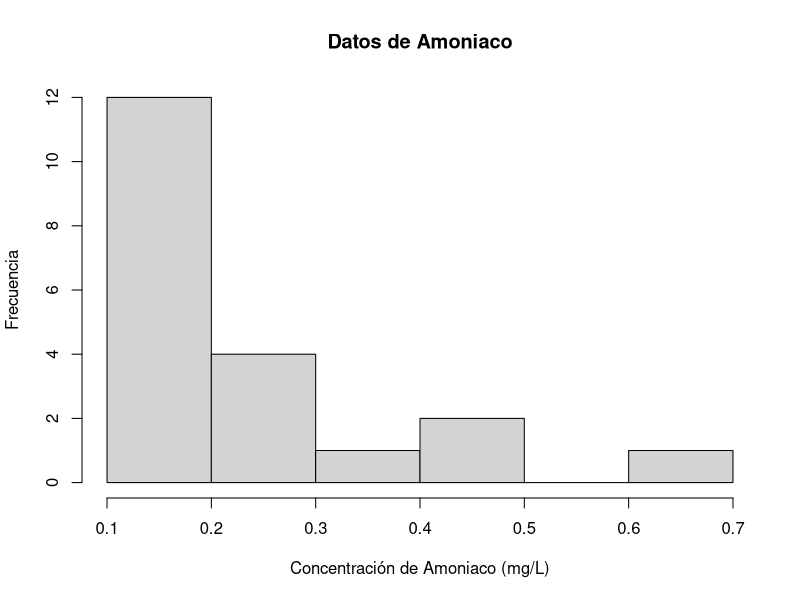
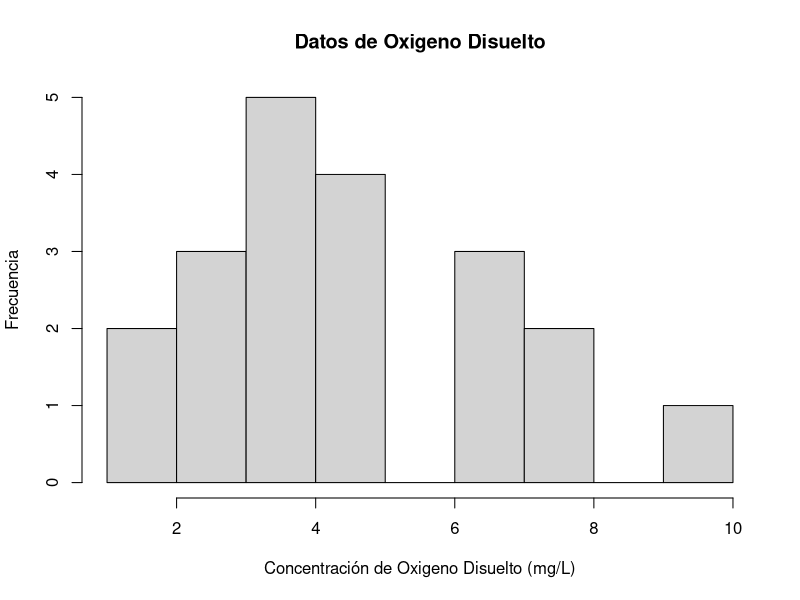
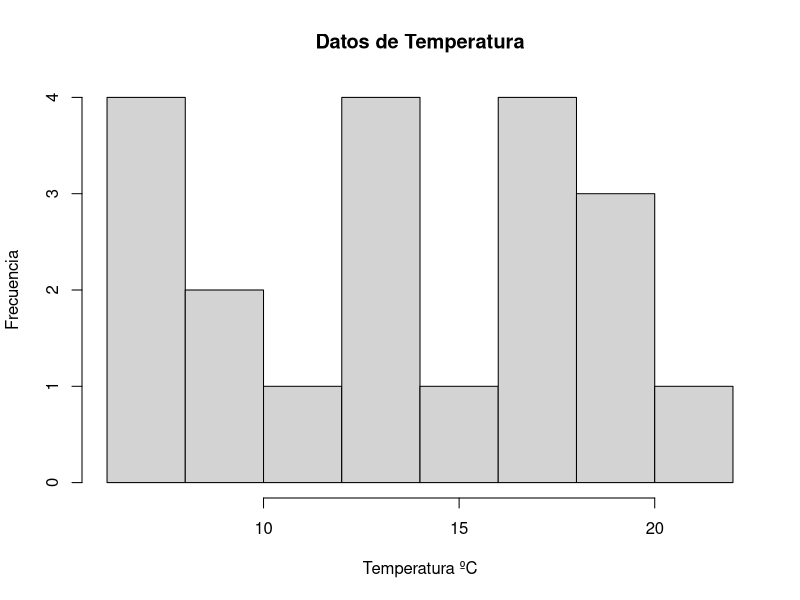
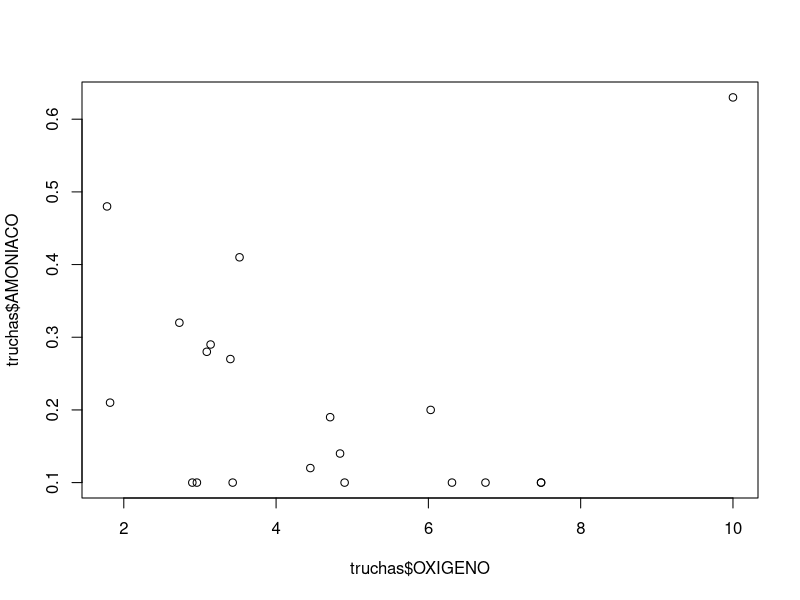
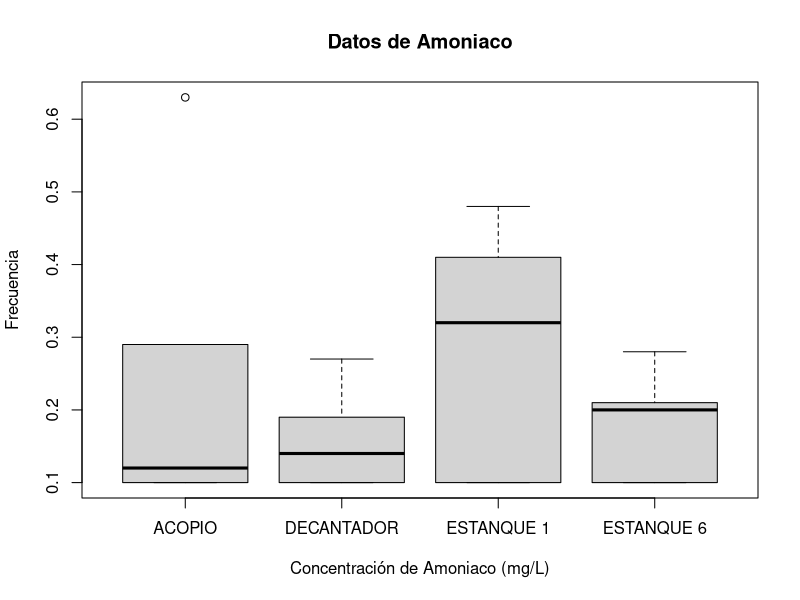
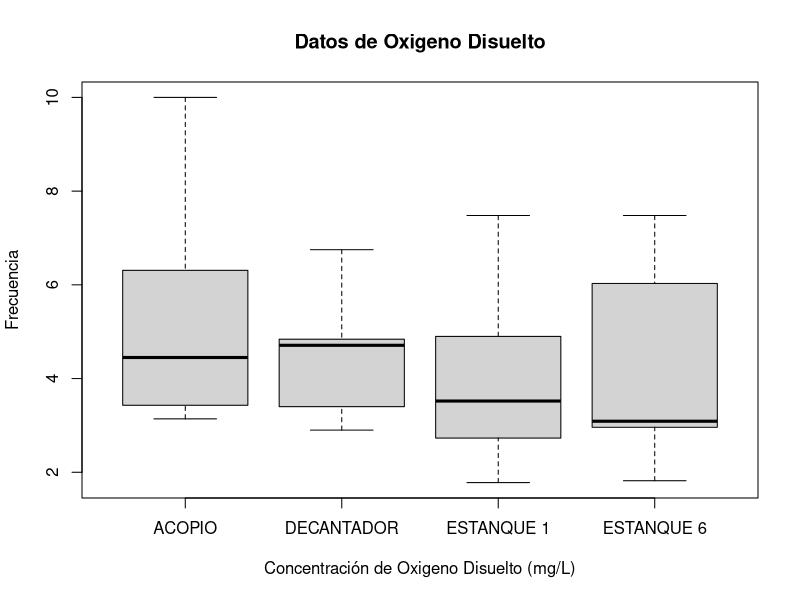
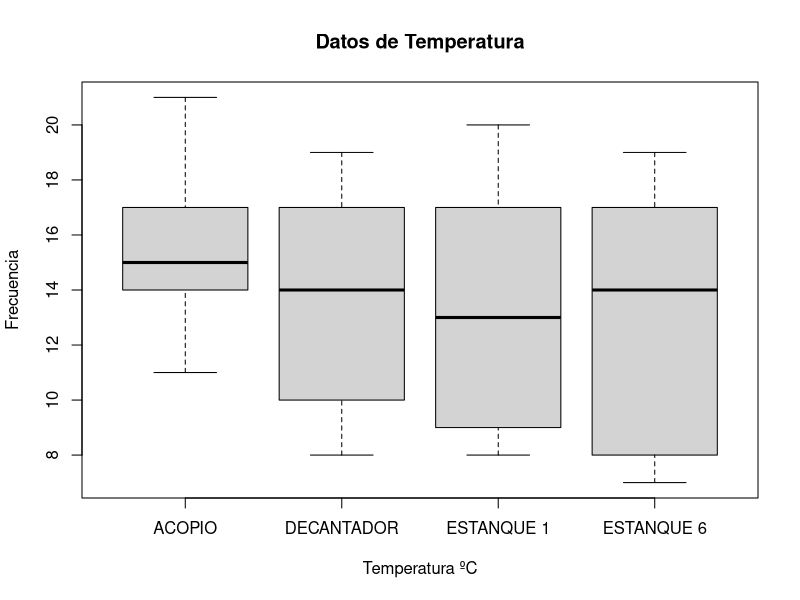

Here is the R script that generated these plots, in order:
## ---- chunk 1
knitr::opts_chunk$set(echo = TRUE)

install.packages("readxl")
install.packages("dplyr")
install.packages("ggplot2")

library(readxl)
library(dplyr)
library(ggplot2)
## ---- chunk 2
truchas <- read_excel ("datos_truchas1.xlsx", sheet = 1)
## ---- chunk 3
hist (truchas$AMONIACO, main = "Datos de Amoniaco", xlab = "Concentración de Amoniaco (mg/L)", ylab = "Frecuencia")

hist(truchas$OXIGENO, main = "Datos de Oxigeno Disuelto", xlab = "Concentración de Oxigeno Disuelto (mg/L)", ylab = "Frecuencia")

hist(truchas$TEMPERATURA, main = "Datos de Temperatura", xlab = "Temperatura ºC", ylab = "Frecuencia")

## ---- chunk 4

tablat<-truchas%>%
  filter(ESTANQUES=="DECANTADOR")%>%
  summarize(mean(TEMPERATURA),sd(TEMPERATURA),max(TEMPERATURA),min(TEMPERATURA))
knitr::kable(tablat,caption = "Estadisticos Descriptivos")

tablao<-truchas%>%
  filter(ESTANQUES=="DECANTADOR")%>%
  summarize(mean(OXIGENO),sd(OXIGENO),max(OXIGENO),min(OXIGENO))
knitr::kable(tablao,caption = "Estadisticos Descriptivos")

tablaa<-truchas%>%
  filter(ESTANQUES=="DECANTADOR")%>%
  summarize(mean(AMONIACO),sd(AMONIACO),max(AMONIACO),min(AMONIACO))
knitr::kable(tablaa,caption = "Estadisticos Descriptivos")
## ---- chunk 5
cor(truchas$AMONIACO,truchas$OXIGENO)
plot(truchas$AMONIACO~truchas$OXIGENO)
# NO EXISTE CORRELACION

## ---- chunk 6
boxplot (truchas$AMONIACO ~truchas$ESTANQUES, main = "Datos de Amoniaco", xlab = "Concentración de Amoniaco (mg/L)", ylab = "Frecuencia")

# EN LA GRAFICA DE AMONIACO, EN EL ESTANQUE ACOPIO SE APRECIA UN DATO ATIPICO #

boxplot (truchas$OXIGENO ~truchas$ESTANQUES, main = "Datos de Oxigeno Disuelto", xlab = "Concentración de Oxigeno Disuelto (mg/L)", ylab = "Frecuencia")

boxplot (truchas$TEMPERATURA ~truchas$ESTANQUES, main = "Datos de Temperatura", xlab = "Temperatura ºC", ylab = "Frecuencia")
## ---- chunk 7
summary(truchas)
str(truchas$TEMPERATURA)
str(truchas$OXIGENO)
str(truchas$AMONIACO)
table(truchas$TEMPERATURA)
table(truchas$OXIGENO)
table(truchas$AMONIACO)

# TODOS LOS DATOS ESTAN BALANCEADOS
